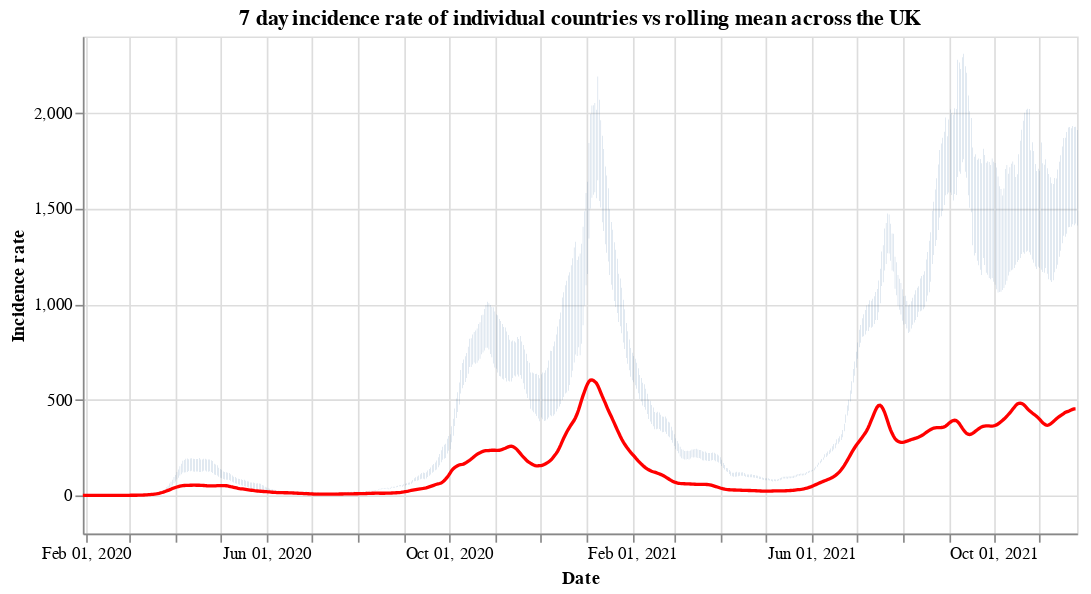

Source (notebook cell):
### Code cell
#collapse
countries = uk_cases['areaName'].unique()
countries.sort()

selection = alt.selection_single(
    name='Select',
    fields=['areaName'],
    init={'areaName': 'Wales'},
    bind={'areaName': alt.binding_select(options=countries)}
)

# scatter plot, modify opacity based on selection
bars = alt.Chart(uk_cases).mark_bar().add_selection(
    selection
).encode(
    x=alt.X("yearmonthdate(date):T", axis=alt.Axis(title='Date')),
    y=alt.Y("weeklyCasesRate:Q", axis=alt.Axis(title='Incidence rate')),
    tooltip='weeklyCasesRate:Q',
    opacity=alt.condition(selection, alt.value(1), alt.value(0))
).properties(title=f'7 day incidence rate of individual countries vs rolling mean across the UK', width=600)

line = alt.Chart(overview_cases).mark_line(
    color='red',
    size=2,
).transform_window(
    rolling_mean='mean(weeklyCasesRate)',
    frame=[0, 7]
).encode(
    x='yearmonthdate(date):T',
    y='rolling_mean:Q'
)

alt.layer(bars, line)

### Figure 1 — Vega-Lite specification as saved in the notebook (floating-point values rounded to 4 significant figures; data arrays with more than 128 entries replaced by an {"elided": "..."} marker saying what was removed)
{"config": {"view": {"continuousWidth": 400, "continuousHeight": 300}}, "layer": [{"data": {"name": "data-1eb83b6f45f20fd1b9172d1db319c3ed"}, "mark": "bar", "encoding": {"opacity": {"condition": {"value": 1, "selection": "Select"}, "value": 0}, "tooltip": {"type": "quantitative", "field": "weeklyCasesRate"}, "x": {"type": "temporal", "axis": {"title": "Date"}, "field": "date", "timeUnit": "yearmonthdate"}, "y": {"type": "quantitative", "axis": {"title": "Incidence rate"}, "field": "weeklyCasesRate"}}, "selection": {"Select": {"type": "single", "fields": ["areaName"], "init": {"areaName": "Wales"}, "bind": {"areaName": {"input": "select", "options": ["England", "Northern Ireland", "Scotland", "Wales"]}}}}, "title": "7 day incidence rate of individual countries vs rolling mean across the UK", "width": 600}, {"data": {"name": "data-089bd0896d5624501434e0c77d97da07"}, "mark": {"type": "line", "color": "red", "size": 2}, "encoding": {"x": {"type": "temporal", "field": "date", "timeUnit": "yearmonthdate"}, "y": {"type": "quantitative", "field": "rolling_mean"}}, "transform": [{"window": [{"op": "mean", "field": "weeklyCasesRate", "as": "rolling_mean"}], "frame": [0, 7]}]}], "$schema": "https://vega.github.io/schema/vega-lite/v4.8.1.json", "datasets": {"data-1eb83b6f45f20fd1b9172d1db319c3ed": {"elided": "2572 records"}, "data-089bd0896d5624501434e0c77d97da07": {"elided": "666 records"}}}
